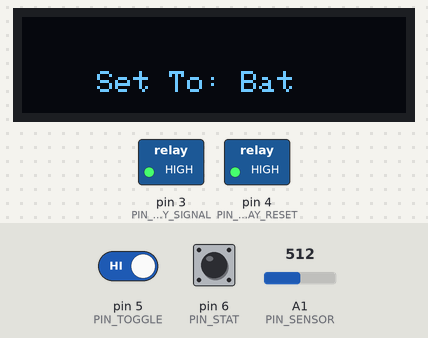
A sketch run on a simulated Arduino Uno, built with avr-gcc and run on an emulated ATmega328P. Parts: 128×32 one-colour display, switched loads named in the sketch (green lamp = pin HIGH). The test bench sets the inputs (shaded band); at power-on: A1 (PIN_SENSOR) = 512, pin 5 (PIN_TOGGLE) HIGH, pin 6 (PIN_STAT) HIGH. EEPROM starts erased.

Above: at 1.9 s.
2.0 s: A1 (PIN_SENSOR) set to 930
At 8.4 s:
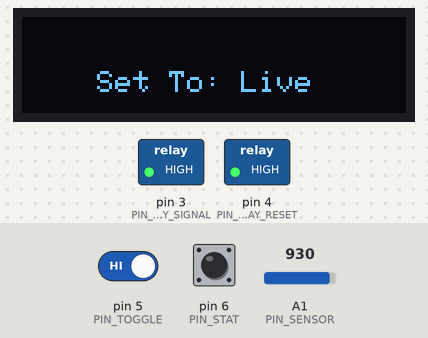
14.9 s: pin 5 (PIN_TOGGLE) driven LOW
At 18.9 s:
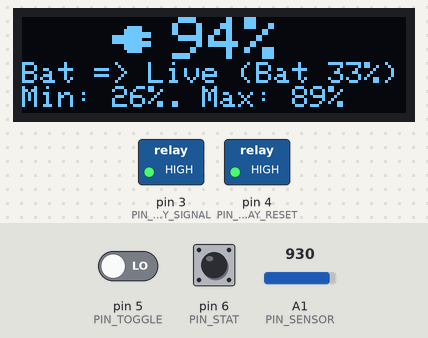
25.6 s: A1 (PIN_SENSOR) set to 811
At 29.8 s:
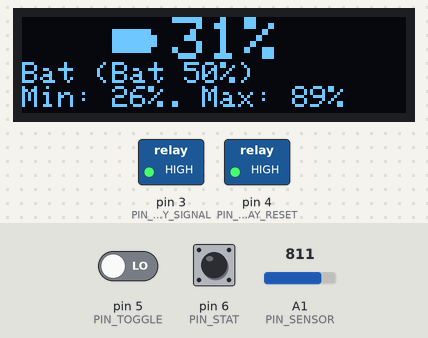
32.1 s: A1 (PIN_SENSOR) set to 786
At 35.5 s:
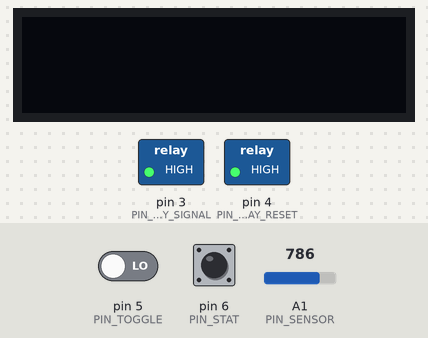
36.4 s: pin 5 (PIN_TOGGLE) driven HIGH
At 47.9 s:
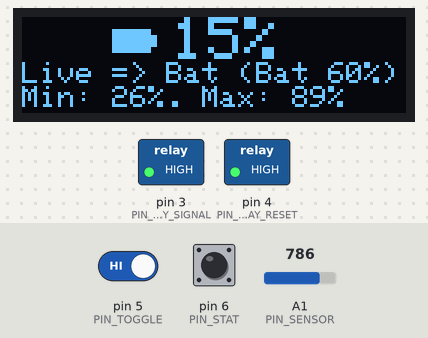
Timing chart, 0 to 51.4 s (numbered marks = the images above; inputs shaded):
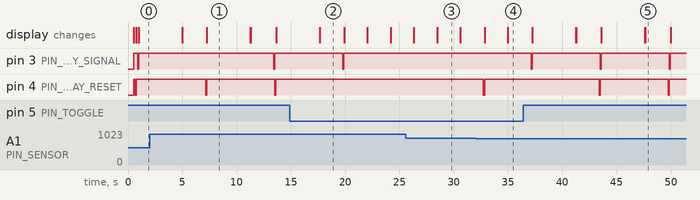

Measured:
- the behaviour switches between 800 and 799 on A1 (PIN_SENSOR) (found by bisection; images 3 and 4)
- after the input at 2.0 s, the display: first differs from a run without the input after 5.3 s (image 1)
- after the input at 14.9 s, pin 4 (PIN_RELAY_RESET): stays HIGH (without the input it goes to LOW after 5.0 s)
- after the input at 32.1 s, pin 4 (PIN_RELAY_RESET): HIGH → LOW after 0.64 s, → HIGH 0.10 s later; the display: first changes after 0.76 s (image 4 shows a later state)
- after the input at 36.4 s, pin 3 (PIN_RELAY_SIGNAL): alternates HIGH for 6.3 s and LOW for 0.10 s, starting after 0.72 s; pin 4 (PIN_RELAY_RESET): alternates HIGH for 6.3 s and LOW for 0.10 s, starting after 7.0 s; the display: first changes after 0.84 s (image 5 shows a later state)
- by itself, pin 4 (PIN_RELAY_RESET): alternates HIGH for 6.3 s and LOW for 0.10 s
- what the display in image 1 shows lasts 4.0 s, from 7.3 s to 11.3 s

The sketch:

PowerSwitch.ino
```cpp
#include <EEPROM.h>
#include <SPI.h>
#include <Wire.h>
#include <Adafruit_GFX.h>
#include <Adafruit_SSD1306.h>
#include <LowPower.h>

#define PIN_SENSOR A1

#define PIN_RELAY_SIGNAL 3
#define PIN_RELAY_RESET 4

#define PIN_TOGGLE 5
#define PIN_STAT 6

#define AVERAGE_TIMES 5
#define AVERAGE_DELAY 25

//#define DEBUG

Adafruit_SSD1306 display(128, 32, &Wire, -1);
bool onBattery = false;
bool manuallySet = false;
bool justSwitched = false;
bool showStat = true;

float batTime = 0;
float time = 1;

uint16_t minVoltage = 800;
uint16_t maxVoltage = 920;
uint16_t voltageMap[] = {
	750,
	760,
	770,
	780,
	790,
	800,
	810,
	820,
	830,
	840,
	850,
	860,
	870,
	880,
	890,
	900,
	910,
	920,
	930
};

static const unsigned char PROGMEM logo_battery[] =
{ 0b00000000, 0b00000000,
  0b00000000, 0b00000000,
  0b00000000, 0b00000000,
  0b00000000, 0b00000000,
  0b11111111, 0b11111000,
  0b11111111, 0b11111000,
  0b11111111, 0b11111110,
  0b11111111, 0b11111110,
  0b11111111, 0b11111110,
  0b11111111, 0b11111110,
  0b11111111, 0b11111000,
  0b11111111, 0b11111000,
  0b00000000, 0b00000000,
  0b00000000, 0b00000000,
  0b00000000, 0b00000000,
  0b00000000, 0b00000000
};

static const unsigned char PROGMEM logo_live[] =
{ 0b00000000, 0b00000000,
  0b00000000, 0b00000000,
  0b00000000, 0b00000000,
  0b00000111, 0b11000000,
  0b00001111, 0b11000000,
  0b00001111, 0b11111000,
  0b11111111, 0b11111000,
  0b11111111, 0b11000000,
  0b11111111, 0b11111000,
  0b00001111, 0b11111000,
  0b00001111, 0b11000000,
  0b00000111, 0b11000000,
  0b00000000, 0b00000000,
  0b00000000, 0b00000000,
  0b00000000, 0b00000000,
  0b00000000, 0b00000000
};

void setup() {
#ifdef DEBUG
	Serial.begin(115200);
	Serial.println("Initializing...!");
#endif
	delay(500);

	if (!display.begin(SSD1306_SWITCHCAPVCC, 0x3C)) {
		Serial.println(F("SSD1306 allocation failed"));
		for (;;);
	}

	display.clearDisplay();
	display.setTextColor(SSD1306_WHITE);
	display.setCursor(25,18);
	display.println(F("Please Wait..."));
	display.setCursor(0, 0);
	display.display();

	int value = EEPROM.read(0);

	pinMode(PIN_TOGGLE, INPUT_PULLUP);
	pinMode(PIN_STAT, INPUT_PULLUP);

	pinMode(PIN_RELAY_SIGNAL, OUTPUT);
	digitalWrite(PIN_RELAY_SIGNAL, 1);
	pinMode(PIN_RELAY_RESET, OUTPUT);
	digitalWrite(PIN_RELAY_RESET, 1);

	if (value == 1) {
		onBattery = true;
		delay(100);
		digitalWrite(PIN_RELAY_SIGNAL, 0);
		delay(100);
		digitalWrite(PIN_RELAY_SIGNAL, 1);
	}
	else {
		onBattery = false;
		delay(100);
		digitalWrite(PIN_RELAY_RESET, 0);
		delay(100);
		digitalWrite(PIN_RELAY_RESET, 1);
	}

#ifdef DEBUG
	Serial.println("System active.");
#endif
	display.clearDisplay();
	display.display();
}

void loop() {
	uint16_t sensorValue = getReadingAvg(PIN_SENSOR);
#ifdef DEBUG
	Serial.print("Sensor: ");
	Serial.println(sensorValue);
#endif

	if (onBattery) {
		if (sensorValue < minVoltage) {
			onBattery = false;
			switchState();
			justSwitched = true;
		}
	}
	else {
		if (sensorValue >= maxVoltage) {
			onBattery = true;
			switchState();
			justSwitched = true;
		}
	}

	if (digitalRead(PIN_TOGGLE)) {
		manuallySet = true;
		onBattery = !onBattery;
		switchState();

		display.clearDisplay();
		display.setCursor(25, 18);
		display.print(F("Set To: "));
		if (onBattery) {
			display.println(F("Bat"));
		}
		else {
			display.println(F("Live"));
		}
		display.display();

		LowPower.idle(SLEEP_4S, ADC_OFF, TIMER2_OFF, TIMER1_OFF, TIMER0_OFF, SPI_OFF, USART0_OFF, TWI_OFF);

		time += 2;
		if (onBattery)
			batTime += 2;

		display.clearDisplay();
		display.display();
	}
	if (digitalRead(PIN_STAT)) {
		showStat = !showStat;
	}

	if (showStat || justSwitched) {
		display.clearDisplay();
		if (onBattery) {
			display.drawBitmap(30, 0, logo_battery,15,15, SSD1306_WHITE);
		}
		else {
			display.drawBitmap(30, 0, logo_live, 15, 15, SSD1306_WHITE);
		}
		display.setCursor(50, 0);
		display.setTextSize(2);
		display.print((String)getBatteryPercent(sensorValue));
		display.println(F("%"));
		display.setTextSize(1);
		display.setCursor(0, 15);

		if (onBattery) {
			if (justSwitched) {
				display.print(F("Live => Bat"));
			}
			else {
				display.print(F("Bat"));
			}
		}
		else {
			if (justSwitched) {
				display.print(F("Bat => Live"));
			}
			else {
				display.print(F("Live"));
			}
		}

		display.print(F(" (Bat "));
		uint8_t percent = (batTime / time) * 100;
		display.print((String)percent);
		display.println(F("%)"));

		display.print(F("Min: "));
		display.print((String)getBatteryPercent(minVoltage));
		display.print(F("%. "));
		display.print(F("Max: "));
		display.print((String)getBatteryPercent(maxVoltage));
		display.println(F("%"));
		display.display();
	}
	else
	{
		display.clearDisplay();
		display.display();
	}

	LowPower.idle(SLEEP_2S, ADC_OFF, TIMER2_OFF, TIMER1_OFF, TIMER0_OFF, SPI_OFF, USART0_OFF, TWI_OFF);

	time++;
	if (onBattery)
		batTime++;

	justSwitched = false;
}

int getReadingAvg(uint16_t pin) {
	uint16_t total = 0;
	for (int i = 0; i < AVERAGE_TIMES; i++) {
		total += analogRead(pin);
		delay(AVERAGE_DELAY);
	}
	return total / AVERAGE_TIMES;
}

void switchState() {
	if (onBattery) {
		digitalWrite(PIN_RELAY_SIGNAL, 0);
		delay(100);
		digitalWrite(PIN_RELAY_SIGNAL, 1);
		EEPROM.write(0, 1);
	}
	else {
		digitalWrite(PIN_RELAY_RESET, 0);
		delay(100);
		digitalWrite(PIN_RELAY_RESET, 1);
		EEPROM.write(0, 0);
	}
}

uint8_t getBatteryPercent(uint16_t voltage) {
	uint8_t total = sizeof(voltageMap) / 2;
	uint8_t index = 0;
	for (uint8_t i = 0; i < total; i++) {
		if (voltageMap[i] > voltage)
			break;
		index = i;
	}
	if (index > total)
		index = total;
	uint8_t percent = ((float)index / ((float)total)) * 100;
#ifdef DEBUG
	Serial.print("Percentage: ");
	Serial.print(percent);
	Serial.print(" index: ");
	Serial.print(index);
	Serial.print(" total: ");
	Serial.println(total);
#endif
	return percent;
}
```
